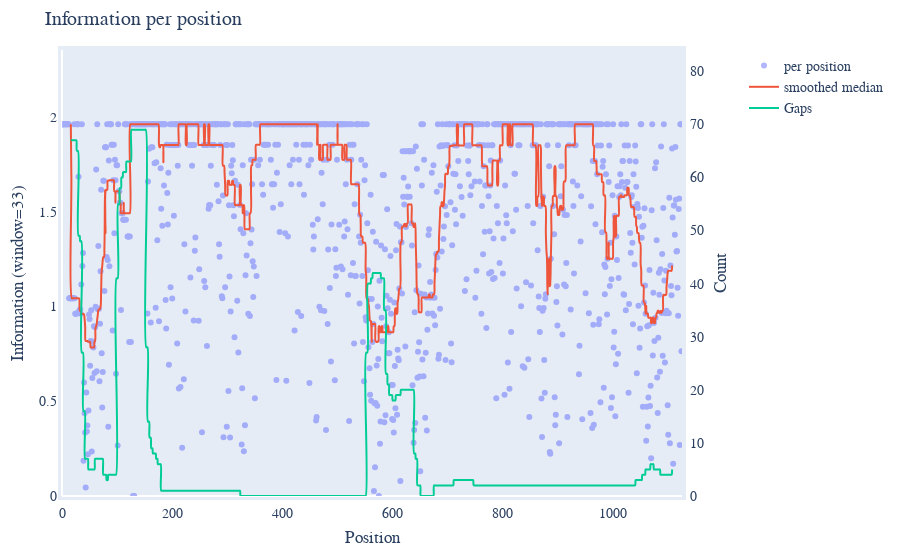

Notebook code for this chart:
### Code cell
aligned.information_plot()

### Figure 1 — Plotly figure (JSON) as saved in the notebook; plotly's stock layout.template omitted (floating-point values rounded to 4 significant figures; data arrays with more than 128 entries replaced by an {"elided": "..."} marker saying what was removed)
{"data": [{"mode": "markers", "name": "per position", "opacity": 0.5, "type": "scatter", "x": {"elided": "1125 int values"}, "y": {"elided": "1125 float values"}}, {"line": {"shape": "spline", "smoothing": 1.3}, "mode": "lines", "name": "smoothed median", "type": "scatter", "x": {"elided": "1092 int values"}, "y": {"elided": "1092 float values"}}, {"line": {"shape": "spline", "smoothing": 1.3}, "mode": "lines", "name": "Gaps", "type": "scatter", "x": {"elided": "1092 int values"}, "y": {"elided": "1092 int values"}, "yaxis": "y2"}], "layout": {"autosize": false, "font": {"family": "Balto", "size": 14}, "hovermode": "closest", "legend": {"x": 1.1, "y": 1}, "margin": {"b": 50, "l": 50, "pad": 4, "r": 50, "t": 50}, "showlegend": true, "title": {"text": "Information per position"}, "xaxis": {"mirror": true, "range": [0, 1125], "showgrid": false, "showline": true, "title": {"text": "Position"}, "visible": true}, "yaxis": {"range": [0, 2.353], "showgrid": false, "title": {"text": "Information (window=33)"}, "visible": true}, "yaxis2": {"overlaying": "y", "range": [0, 84], "showgrid": false, "showline": true, "side": "right", "title": {"text": "Count"}}}}
